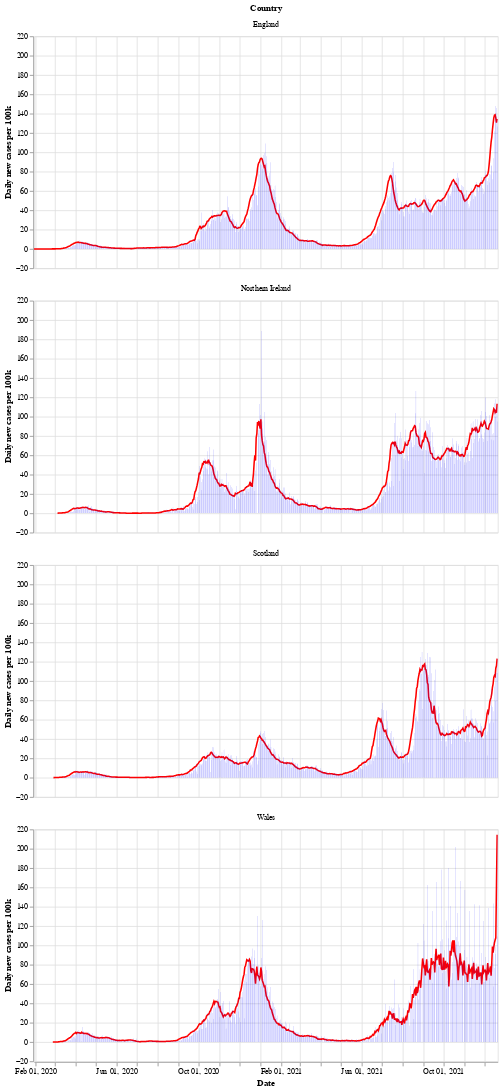

The notebook cell saved with this chart:
### Markdown cell above
Next is a bar chart of the number of new cases in each country (per 100k population), with the 7 day moving average of cases. Again we see that Wales saw a longer period of raising and falling cases compared to the other countries.

After a period of cases falling, each nation is now seeing a rise in the number of cases - especially in Wales.

### Code cell
# collapse
bars = alt.Chart(uk_cases).mark_bar().encode(
    x=alt.X("yearmonthdate(date):T", axis=alt.Axis(title='Date')),
    y=alt.Y("newCasesRate:Q", axis=alt.Axis(title='Daily new cases per 100k')),
    tooltip='newCasesRate',
    color=alt.condition(
        alt.datum.dailyChange > 0,
        alt.value("orange"),  # The positive color
        alt.value("blue")  # The negative color
    )
).properties(title='New cases per 100k population with rolling 7 day average', width=600).interactive()
line = alt.Chart(uk_cases).mark_line(
    color='red',
    size=2,
).transform_window(
    rolling_mean='mean(newCasesRate)',
    frame=[0, 7],
    groupby=['areaName']
).encode(
    x='yearmonthdate(date):T',
    y='rolling_mean:Q'
)
alt.layer(line, bars, data=uk_cases).facet(alt.Row('areaName', title='Country'), columns=1)

### Figure 1 — Vega-Lite specification as saved in the notebook (floating-point values rounded to 4 significant figures; data arrays with more than 128 entries replaced by an {"elided": "..."} marker saying what was removed)
{"config": {"view": {"continuousWidth": 400, "continuousHeight": 300}}, "data": {"name": "data-09786db7ba661032b54dbf19dbc9bd21"}, "facet": {"type": "nominal", "field": "areaName", "title": "Country"}, "spec": {"layer": [{"mark": {"type": "line", "color": "red", "size": 2}, "encoding": {"x": {"type": "temporal", "field": "date", "timeUnit": "yearmonthdate"}, "y": {"type": "quantitative", "field": "rolling_mean"}}, "transform": [{"window": [{"op": "mean", "field": "newCasesRate", "as": "rolling_mean"}], "frame": [0, 7], "groupby": ["areaName"]}]}, {"mark": "bar", "encoding": {"color": {"condition": {"value": "orange", "test": "(datum.dailyChange > 0)"}, "value": "blue"}, "tooltip": {"type": "quantitative", "field": "newCasesRate"}, "x": {"type": "temporal", "axis": {"title": "Date"}, "field": "date", "timeUnit": "yearmonthdate"}, "y": {"type": "quantitative", "axis": {"title": "Daily new cases per 100k"}, "field": "newCasesRate"}}, "selection": {"selector002": {"type": "interval", "bind": "scales", "encodings": ["x", "y"]}}, "title": "New cases per 100k population with rolling 7 day average", "width": 600}]}, "columns": 1, "$schema": "https://vega.github.io/schema/vega-lite/v4.8.1.json", "datasets": {"data-09786db7ba661032b54dbf19dbc9bd21": {"elided": "2672 records"}}}
